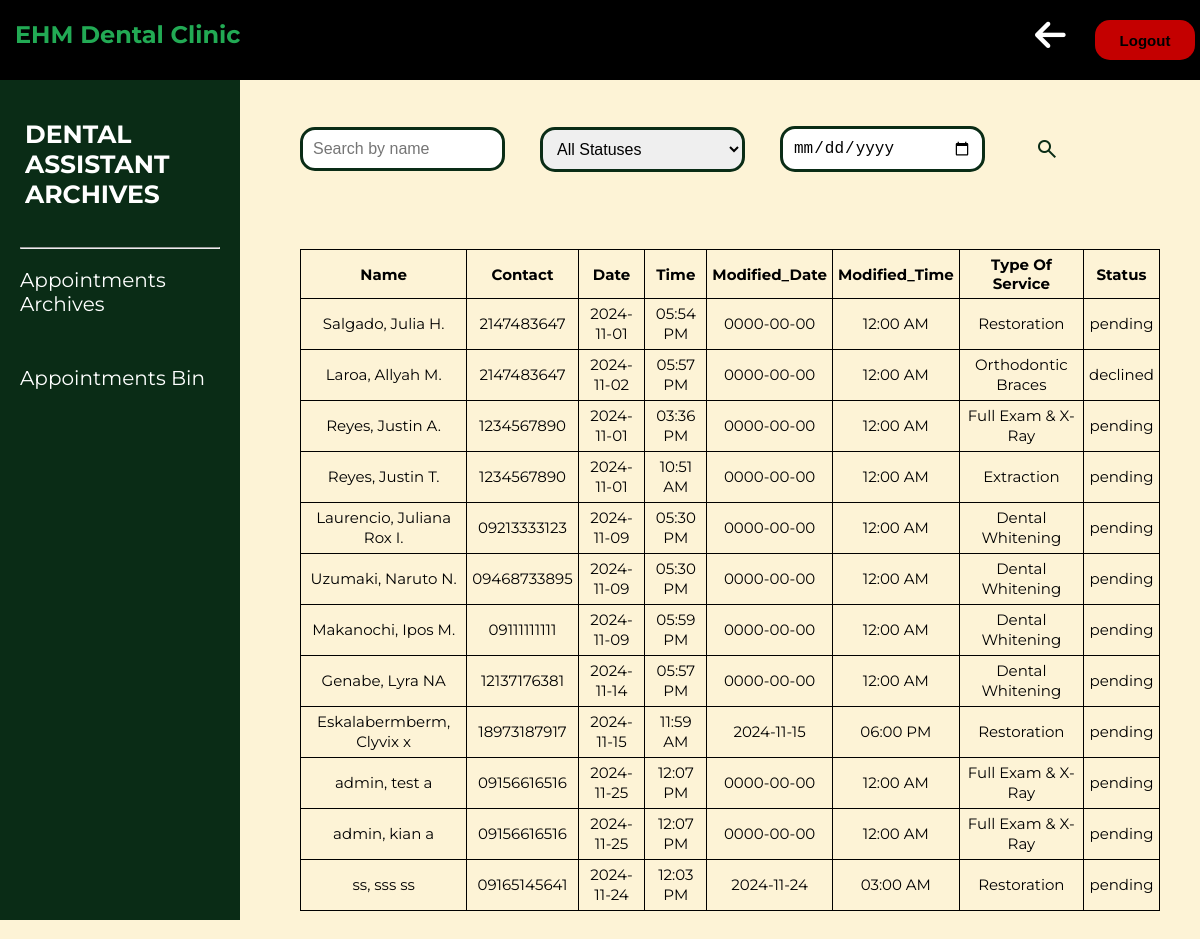
The app's page /DENTAL_ASSISTANT/archives.php (signed in) with its own data.
### tables this page shows
CREATE TABLE `tbl_archives` (
  `id` int(11) NOT NULL,
  `name` int(255) NOT NULL,
  `contact` varchar(11) NOT NULL,
  `date` date NOT NULL,
  `time` time NOT NULL,
  `modified_date` date DEFAULT NULL,
  `modified_time` time DEFAULT NULL,
  `modified_by` int(3) DEFAULT NULL,
  `service_type` int(11) NOT NULL,
  `additional_service_type` int(11) DEFAULT NULL,
  `recommendation` text DEFAULT NULL,
  `status` int(4) DEFAULT 4,
  `price` decimal(10,2) NOT NULL,
  `completion` enum('1','2','3') NOT NULL DEFAULT '1'
);

CREATE TABLE `tbl_patient` (
  `id` int(11) NOT NULL,
  `first_name` varchar(30) NOT NULL,
  `middle_name` varchar(2) DEFAULT NULL,
  `last_name` varchar(20) NOT NULL
);

CREATE TABLE `tbl_service_type` (
  `id` int(11) NOT NULL,
  `service_type` varchar(50) NOT NULL,
  `price` decimal(10,2) NOT NULL
);

CREATE TABLE `tbl_status` (
  `id` int(11) NOT NULL,
  `status` varchar(10) NOT NULL
);

### DENTAL_ASSISTANT/archives.php (the view, shortened to what this page needs)
<?php
include("../dbcon.php");
?>
<!DOCTYPE html>
<html lang="en">
<head>
    <link rel="stylesheet" href="dental_assistant.css">
    <link rel="stylesheet" href="https://cdnjs.cloudflare.com/ajax/libs/font-awesome/6.6.0/css/all.min.css"
 />
</head>
<body>
    <nav>
        <a href="../HOME_PAGE/Home_page.php">
            <div class="logo">
                <h1><span>EHM</span> Dental Clinic</h1>
            </div>
        </a>
        <form method="POST" class="s-buttons" action="../logout.php">
            <a href="dental_assistant_dashboard.php"><i class="fa fa-arrow-left trash"></i></a>
            <button type="submit" class="logout-button">Logout</button>
        </form>
    </nav>
    <div>
        <aside class="sidebar">
            <ul>
                <br>
                <a class="active" href="archives.php">
                    <h3>DENTAL ASSISTANT<br>ARCHIVES</h3>
                </a>
                <br>
                <br>
                <hr>
                <br>
                <li><a href="appointments_archives.php">Appointments Archives</a></a></li>
                <li><a href="bin.php">Appointments Bin</a></li>
            </ul>
        </aside>
    </div>
    <div class="top">
        <div class="content-box">
            <?php
            $resultsPerPage = 18;
            $currentPage = isset($_GET['page']) ? (int) $_GET['page'] : 1;
            $startRow = ($currentPage - 1) * $resultsPerPage;
            $filterName = isset($_GET['name']) ? $_GET['name'] : '';
            $filterDate = isset($_GET['date']) ? $_GET['date'] : '';
            $query = "SELECT a.*,
    s.service_type AS service_name,
    p.first_name, p.middle_name, p.last_name,
    t.status
    FROM tbl_archives a
    JOIN tbl_service_type s ON a.service_type = s.id
    JOIN tbl_patient p ON a.id = p.id
    JOIN tbl_status t ON a.completion = t.id
    WHERE a.completion IN ('1', '2', '3')";
            $query .= " LIMIT $resultsPerPage OFFSET $startRow";
            $result = mysqli_query($con, $query);
            ?>
            <br><br><br><br>
            <form method="GET" action="" class="search-form">
                <input type="text" name="name" placeholder="Search by name"
                    value="<?php echo htmlspecialchars($filterName); ?>" />
                <select name="status">
                    <option value="">All Statuses</option>
                </select>
                <input type="date" name="date" value="<?php echo htmlspecialchars($filterDate); ?>" />
                <button class="material-symbols-outlined" type="submit">search</button>
            </form>
            <br><br><br>
            <table class="table table-bordered">
                <thead>
                    <tr>
                        <th>Name</th>
                        <th>Contact</th>
                        <th>Date</th>
                        <th>Time</th>
                        <th>Modified_Date</th>
                        <th>Modified_Time</th>
                        <th>Type Of Service</th>
                        <th>Status</th>
                    </tr>
                </thead>
                <tbody>
                    <?php
                    if (mysqli_num_rows($result) > 0) {
                        while ($row = mysqli_fetch_assoc($result)) {
                            $modified_date = !empty($row['modified_date']) ? $row['modified_date'] : $row['date'];
                            $modified_time = !empty($row['modified_time']) ? $row['modified_time'] : $row['time'];
                            $dateToDisplay = !empty($row['date']) ? $row['date'] : $row['date'];
                            $timeToDisplay = !empty($row['time']) ? $row['time'] : $row['time'];
                            $timeToDisplayFormatted = date("h:i A", strtotime($timeToDisplay));
                            $timeToDisplayFormattedModified = date("h:i A", strtotime($modified_time));
                            echo "<tr>
                    <td>{$row['last_name']}, {$row['first_name']} {$row['middle_name']}</td>
                    <td>{$row['contact']}</td>
                    <td>{$dateToDisplay}</td>
                    <td>{$timeToDisplayFormatted}</td>
                    <td>{$modified_date}</td>
                    <td>{$timeToDisplayFormattedModified}</td>
                    <td>{$row['service_name']}</td>
                    <td>{$row['status']}</td>
                </tr>";
                        }
                    } else {
                        echo "<tr><td colspan='8'>No records found</td></tr>";
                    }
                    ?>
                </tbody>
            </table>
            <br><br>
        </div>
</body>
</html>

### DENTAL_ASSISTANT/dental_assistant.css (style rules this page uses)
* { margin: 0%; padding: 0%; text-decoration: none; overflow: auto; }
body { background-color: #FDF3D6; font-family: "Montserrat", sans-serif; }
nav { height: 80px; width: 100%; background-color: #000000; position: fixed; overflow: hidden; z-index: 1000; }
nav .logo { float: left; margin: 0px 15px; color: #22AA54; line-height: 70px; transition: transform 0.3s ease-in-out; }
.s-buttons { display: flex; justify-content: flex-end; align-items: center; margin: 18px 5px; gap: 10px; }
.logout-button { width: 100px; height: 40px; font-size: 15px; font-weight: bold; background-color: rgb(196, 0, 0); color: black; cursor: pointer; border: #ff0000; border-radius: 15px; transition: transform 0.3s; }
.trash { width: 50px; height: 40px; font-size: 35px; font-weight: bold; color: white; cursor: pointer; transition: transform 0.3s; }
.sidebar { position: fixed; top: 80px; width: 200px; height: 100vh; background-color: #0A2C16; color: white; padding: 20px; }
.sidebar h3 { font-size: 25px; color: #ffff; text-shadow: none; }
.sidebar ul { list-style: none; padding: 0; }
.sidebar li { margin-bottom: 50px; font-size: 20px; }
.sidebar a { text-decoration: none; color: white; }
hr { color: black; font-weight: 2px; }
.top { margin-left: 300px; margin-right: 40px; }
.content-box { margin-top: 50px; word-wrap: break-word; overflow-wrap: break-word; justify-content: space-between; }
a.active, a:hover { color: #FF9F00; text-shadow: 0px 0px 9px #FF9F00; transition: color .3s, text-shadow .3s; }
.search-form { display: flex; flex-wrap: wrap; gap: 15px; align-items: center; justify-content: flex-start; margin-bottom: 20px; }
input[type="text"], input[type="date"], select { padding: 10px; font-size: 16px; border: 3px solid #0A2C16; border-radius: 15px; outline: none; transition: border-color 0.3s; width: calc(100% / 4 - 10px); box-sizing: border-box; margin-right: 20px; }
.material-symbols-outlined { all: unset; font-family: "Material Symbols Outlined"; color: #0A2C16; cursor: pointer; font-size: 18px; padding: 10px 15px; border: none; border-radius: 5px; background-color: transparent; transition: background-color 0.3s ease, transform 0.2s ease; }
table, th, td { font-size: 15px; border: 1px solid black; background-color: #FDF3D6; border-collapse: collapse; text-align: center; padding: 5px; }
table { width: 100%; }
td { line-height: 20px; font: clam(); }
div h3 { margin-left: 5px; color: #fff; }

### records on screen
tbl_archives: tbl_patient.last_name "Salgado", tbl_patient.first_name "Julia", tbl_patient.middle_name "H.", contact "2147483647", date "2024-11-01", time "05:54 PM", modified_date "0000-00-00", modified_time "12:00 AM", tbl_service_type.service_type "Restoration", tbl_status.status "pending"
tbl_archives: tbl_patient.last_name "Laroa", tbl_patient.first_name "Allyah", tbl_patient.middle_name "M.", contact "2147483647", date "2024-11-02", time "05:57 PM", modified_date "0000-00-00", modified_time "12:00 AM", tbl_service_type.service_type "Orthodontic Braces", tbl_status.status "declined"
tbl_archives: tbl_patient.last_name "Reyes", tbl_patient.first_name "Justin", tbl_patient.middle_name "A.", contact "1234567890", date "2024-11-01", time "03:36 PM", modified_date "0000-00-00", modified_time "12:00 AM", tbl_service_type.service_type "Full Exam & X-Ray", tbl_status.status "pending"
tbl_archives: tbl_patient.last_name "Reyes", tbl_patient.first_name "Justin", tbl_patient.middle_name "T.", contact "1234567890", date "2024-11-01", time "10:51 AM", modified_date "0000-00-00", modified_time "12:00 AM", tbl_service_type.service_type "Extraction", tbl_status.status "pending"
tbl_archives: tbl_patient.last_name "Laurencio", tbl_patient.first_name "Juliana Rox", tbl_patient.middle_name "I.", contact "09213333123", date "2024-11-09", time "05:30 PM", modified_date "0000-00-00", modified_time "12:00 AM", tbl_service_type.service_type "Dental Whitening", tbl_status.status "pending"
tbl_archives: tbl_patient.last_name "Uzumaki", tbl_patient.first_name "Naruto", tbl_patient.middle_name "N.", contact "09468733895", date "2024-11-09", time "05:30 PM", modified_date "0000-00-00", modified_time "12:00 AM", tbl_service_type.service_type "Dental Whitening", tbl_status.status "pending"
tbl_archives: tbl_patient.last_name "Makanochi", tbl_patient.first_name "Ipos", tbl_patient.middle_name "M.", contact "09111111111", date "2024-11-09", time "05:59 PM", modified_date "0000-00-00", modified_time "12:00 AM", tbl_service_type.service_type "Dental Whitening", tbl_status.status "pending"
tbl_archives: tbl_patient.last_name "Genabe", tbl_patient.first_name "Lyra", tbl_patient.middle_name "NA", contact "12137176381", date "2024-11-14", time "05:57 PM", modified_date "0000-00-00", modified_time "12:00 AM", tbl_service_type.service_type "Dental Whitening", tbl_status.status "pending"
tbl_archives: tbl_patient.last_name "Eskalabermberm", tbl_patient.first_name "Clyvix", tbl_patient.middle_name "x", contact "18973187917", date "2024-11-15", time "11:59 AM", modified_date "2024-11-15", modified_time "06:00 PM", tbl_service_type.service_type "Restoration", tbl_status.status "pending"
tbl_archives: tbl_patient.last_name "admin", tbl_patient.first_name "test", tbl_patient.middle_name "a", contact "09156616516", date "2024-11-25", time "12:07 PM", modified_date "0000-00-00", modified_time "12:00 AM", tbl_service_type.service_type "Full Exam & X-Ray", tbl_status.status "pending"
tbl_archives: tbl_patient.last_name "admin", tbl_patient.first_name "kian", tbl_patient.middle_name "a", contact "09156616516", date "2024-11-25", time "12:07 PM", modified_date "0000-00-00", modified_time "12:00 AM", tbl_service_type.service_type "Full Exam & X-Ray", tbl_status.status "pending"
tbl_archives: tbl_patient.last_name "ss", tbl_patient.first_name "sss", tbl_patient.middle_name "ss", contact "09165145641", date "2024-11-24", time "12:03 PM", modified_date "2024-11-24", modified_time "03:00 AM", tbl_service_type.service_type "Restoration", tbl_status.status "pending"
